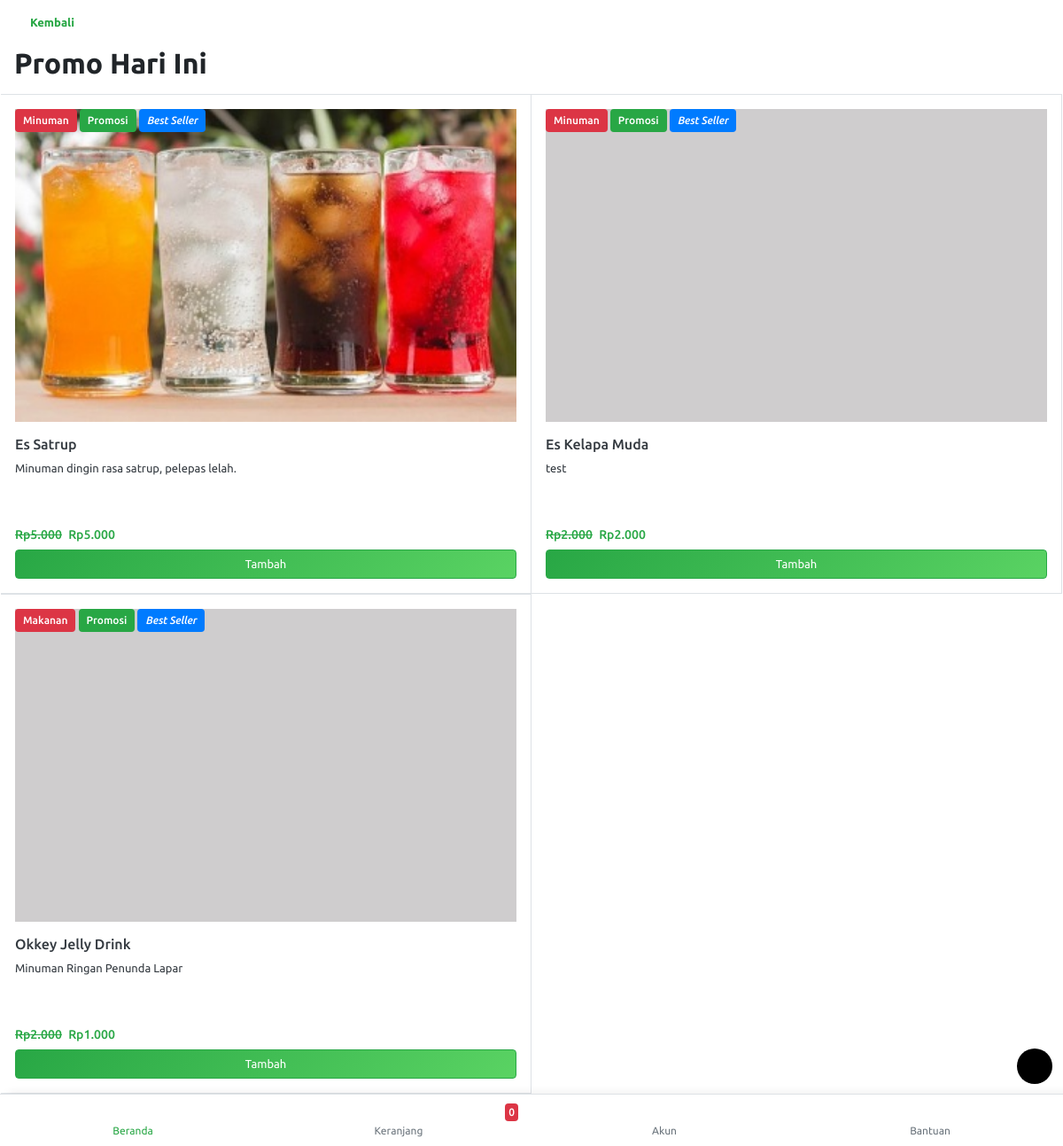
Screenshot of /beranda/produk/promo-hari-ini with the database file from the repository.
### tables this page shows
CREATE TABLE `tb_produk` (
  `id_produk` int(11) NOT NULL,
  `id_kategori` int(11) NOT NULL,
  `nama_produk` varchar(50) NOT NULL,
  `harga` varchar(50) NOT NULL,
  `harga_promosi` varchar(50) NOT NULL,
  `deskripsi` text NOT NULL,
  `gambar` varchar(100) NOT NULL,
  `promosi` int(11) NOT NULL,
  `terlaris` int(11) NOT NULL
);

CREATE TABLE `tb_kategori` (
  `id_kategori` int(11) NOT NULL,
  `nama_kategori` varchar(50) NOT NULL,
  `slug` varchar(50) NOT NULL,
  `icon` varchar(20) NOT NULL
);

### application/controllers/Beranda.php (called while the page is built, shortened)
<?php
class Beranda extends CI_Controller {
	function __construct(){
		$this->load->model('mberanda');
	}
	public function produk()
	{
		$data['produk'] = $this->uri->segment(3);
		$produk = $this->uri->segment(3);
		if ($produk=="untumu-hari-ini") {
		$data['data_produk'] = $this->mberanda->get_produk1();
		} elseif ($produk=="promo-hari-ini") {
			$data['data_produk'] = $this->mberanda->get_produk2();
		} elseif ($produk=="best-seller") {
			$data['data_produk'] = $this->mberanda->get_produk3();
		} else {
			echo '<script language="javascript">document.location="'.site_url('beranda').'";</script>';
		};
		$this->load->view('tema/head');
		$this->load->view('produk',$data);
		$this->load->view('tema/menu');
		$this->load->view('tema/footer');
	}
}

### index.php (called while the page is built, shortened)
<?php
require_once BASEPATH.'core/CodeIgniter.php';

### application/models/Mberanda.php (called while the page is built, shortened)
<?php if ( ! defined('BASEPATH')) exit('No direct script access allowed');
class Mberanda extends CI_Model {
public function get_produk2()
	{
		$query = $this->db->query("SELECT * FROM `tb_kategori` JOIN tb_produk ON tb_kategori.id_kategori=tb_produk.id_kategori WHERE tb_produk.promosi='1' ORDER BY `tb_produk`.`id_produk` DESC");
		return $query;
	}
}

### application/views/produk.php (the view, shortened to what this page needs)
<div class="osahan-listing">
	<div class="p-3 bg-white">
		<div class="d-flex align-items-center">
			<a class="font-weight-bold text-success text-decoration-none" href="<?= site_url() ?>beranda">
				<i class="icofont-rounded-left back-page"></i> Kembali</a>
		</div>
	</div>
	<div class="px-3 bg-white pb-2">
		<div class="pt-0">
			<h2 class="font-weight-bold"><?= ucwords(str_replace("-", " ", htmlspecialchars($produk))); ?></h2>
		</div>
	</div>
	<div class="osahan-listing px-3 bg-white">
		<div class="row">
			<?php
			foreach ($data_produk->result() as $data):
				$nama_produk = strtolower(str_replace(" ", "-", "$data->nama_produk"));
				?>
				<div class="col-6 p-0 border-right border-bottom border-top">
					<div class="list-card-image">
						<a href="<?= base_url() ?>beranda/detail_produk/<?= $nama_produk; ?>" class="text-dark">
							<div class="member-plan position-absolute">
								<span class="badge mt-3 mb-3 ml-3 badge-danger"><?= $data->nama_kategori; ?></span>
								<?= $data->promosi == 0 ? '' : '<span class="badge badge-success">Promosi</span>'; ?>
								<?= $data->terlaris == 0 ? '' : '<span class="badge badge-primary"><i>Best Seller</i></span>'; ?>
							</div>
							<div class="p-3">
								<img src="<?= base_url() ?>file/<?= $data->gambar; ?>"
									 class="img-fluid item-img w-100 mb-3">
								<h6><?= htmlspecialchars($data->nama_produk); ?></h6>
								<p style="height: 60px">
									<?php
									$jml = strlen($data->deskripsi);
									echo $jml <= 100 ? htmlspecialchars($data->deskripsi) : substr(htmlspecialchars($data->deskripsi), 0, 100) . " (Lihat Selengkapnya)";
									?>
								</p>
								<div class="" id="container-button">
									<h6 class="price m-0 text-success">
										<?= $data->promosi == 1 ? '<del class="text-success mr-1">Rp' . number_format($data->harga, 0, ',', '.') . '</del>' . ' Rp' . number_format($data->harga_promosi, 0, ',', '.') : 'Rp' . number_format($data->harga, 0, ',', '.'); ?>
									</h6>
									<button data-id="<?= $data->id_produk ?>"
											id="btn-add-cart"
											class="btn btn-success btn-block ml-auto mt-2">Tambah
									</button>
								</div>
							</div>
						</a>
					</div>
				</div>
			<?php endforeach; ?>
		</div>
	</div>
</div>

### assets2/css/style.css (style rules this page uses)
body { font-family: 'Ubuntu', sans-serif; font-size: 13px; background-color: #f0f2f5; }
.back-page { font-size: 19px; vertical-align: bottom; }
div,a { outline: none !important; text-decoration: none !important; }
.fixed-bottom-padding { padding-bottom: 59px; }
.list-card-image .price { font-size: 14px; }
.btn-success { background: #28a745; background: -moz-linear-gradient(-45deg, #28a745 0%, #5ad363 100%); background: -webkit-linear-gradient(-45deg, #28a745 0%,#5ad363 100%); background: linear-gradient(135deg, #28a745 0%,#5ad363 100%); filter: progid:DXImageTransform.Microsoft.gradient( startColorstr='#28a745', endColorstr='#5ad363',GradientType=1 ); ; }
.btn { font-size: 13px; }
.badge { font-size: 12px; padding: 7px 9px; font-weight: 500; }
.badge-success { color: white; }
.badge-danger { color: white; }
.badge-primary { color: white; }

### rows the page displays
tb_produk: id_kategori.nama_kategori "Minuman", promosi "Promosi", terlaris "Best Seller", gambar (picture), nama_produk "Es Satrup", deskripsi "Minuman dingin rasa satrup, pelepas lelah.", harga "5.000", harga_promosi "5.000"
tb_produk: id_kategori.nama_kategori "Minuman", promosi "Promosi", terlaris "Best Seller", gambar (picture), nama_produk "Es Kelapa Muda", deskripsi "test", harga "2.000", harga_promosi "2.000"
tb_produk: id_kategori.nama_kategori "Makanan", promosi "Promosi", terlaris "Best Seller", gambar (picture), nama_produk "Okkey Jelly Drink", deskripsi "Minuman Ringan Penunda Lapar", harga "2.000", harga_promosi "1.000"

### other values shown
str_replace("-", " ", htmlspecialchars($produk)) "Promo Hari Ini"
